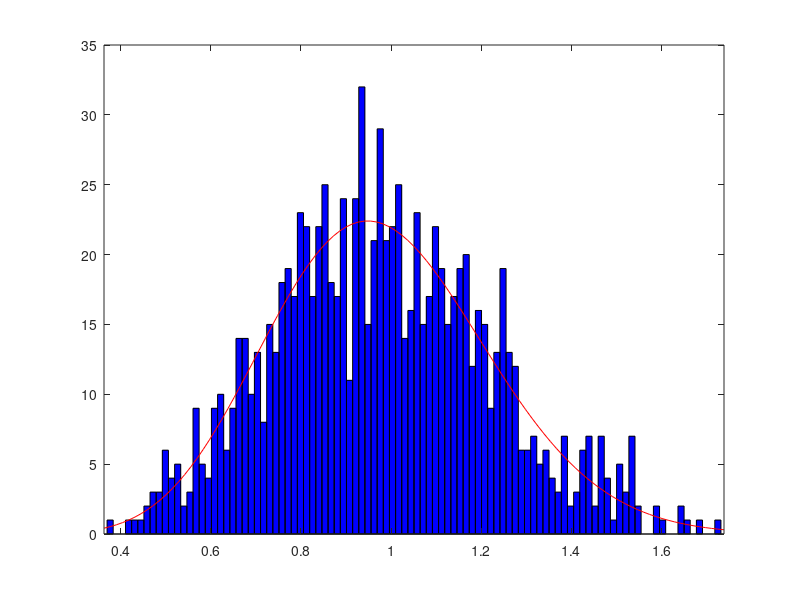
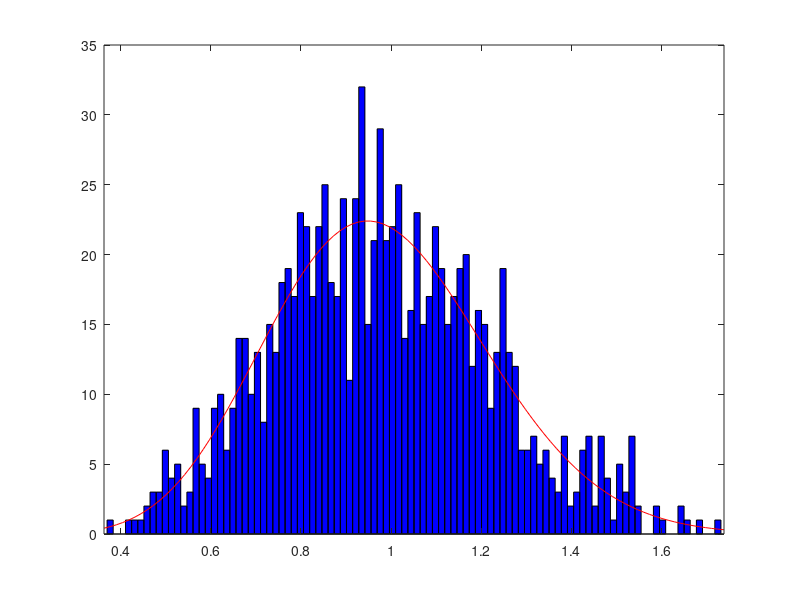
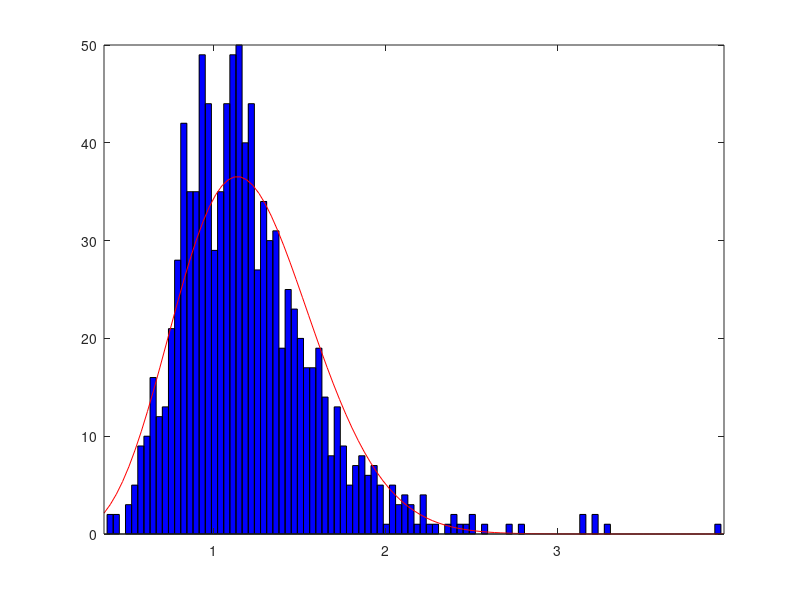
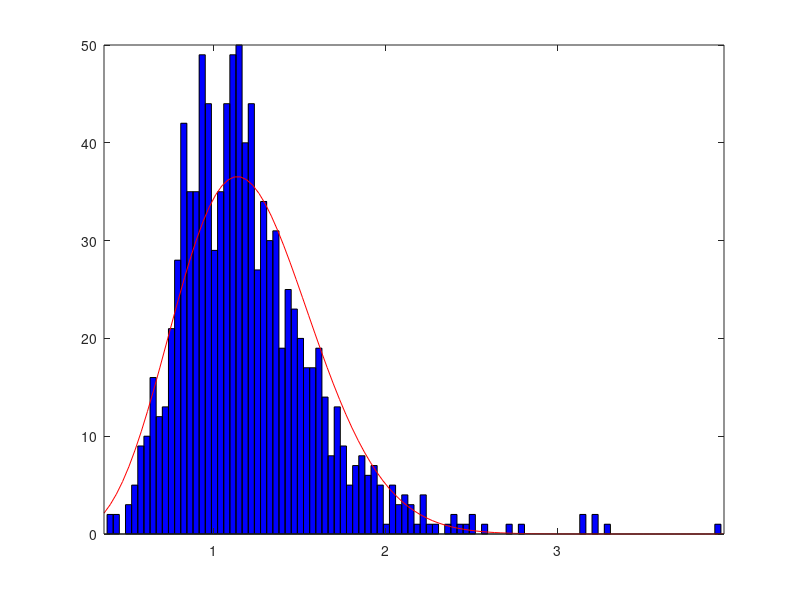

These charts were generated, in order, by the following MATLAB code: (Note: this script raises an error after producing the figures.)
rng default;  % For reproducibility
function S = QNakagami(M,n)


    S = zeros(M,1);

% Générer M échantillons de taille n à partir d'une distribution normale standard. 

    for i=1:M
        X = normrnd(0,1,n,1);
        S(i) = std (X);
    end
end
% Distribution de Nakagami aux écarts types de l'échantillon. 
S = QNakagami(1000, 10);
fig = figure; %ploting surface
histfit(S,100,'nakagami');
savefig("outputs/figures/HistogramsDistributions_normal_nakagami.fig")
saveas(fig,"outputs/figures/HistogramsDistributions_normal_nakagami.png","png")

%la loi de Nakagami est moins robuste lorsque les données proviennent d'une distribution proche de la normale

%%%%%%%% b) Robustesse sur la loi de student
%%%%%%Pour nu=[1:3,6,10]
function S = QStudent(M,n)
     S = zeros(M,1);
    for i=1:M
        W = trnd(5,n,1);
        S(i) = std (W);
    end
end
S = QStudent(1000, 10);
fig = figure;
histfit(S,100,'nakagami');
savefig("outputs/figures/HistogramsDistributions_student_nakagami.fig")
saveas(fig,"outputs/figures/HistogramsDistributions_student_nakagami.png","png")

% Apres plusieurs reprises avec les valeurs de nu on constate que plus nu est grand, plus la loi de Student se rapproche d'une loi normale.
% L ecart entre la courbe de desnsit2 et l histogramme se remarque moins a chaque valeur de nu.



%%%%%%%% c) Robustesse sur la loi gamma
%Pour alpha=[1:5]
%Loi Gamma (alpha, 1)
function S = QGamma(M,n)
    S = zeros(M,1);
    alpha = 5;
    betha = 5;
    for i=1:M
        W = gamrnd(alpha, beta,n,1);
        S(i) = std (W);
    end
end

%Plus alpha est grand, plus la loi gamma se rapproche d'une loi normale et est robuste.
fig = figure;
S = QGamma(1000, 10);
fig = histfit(S,100,'nakagami');
savefig("outputs/figures/HistogramsDistributions_gamma_nakagami.fig")
saveas(fig,"outputs/figures/HistogramsDistributions_gamma_nakagami.png","png")